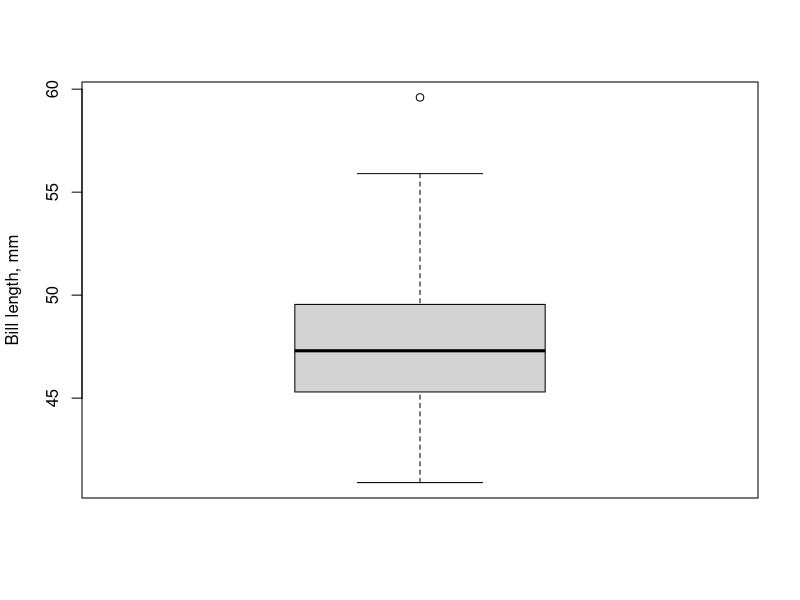

Write the R code that produced this figure.
data <- read.csv("penguins.csv")
x <- data$bill_length_mm
# Ящик с усами для длины клюва
# 
#
png("penguins-boxplot.png")
boxplot(x, ylab = "Bill length, mm")
dev.off()
dev.off()

